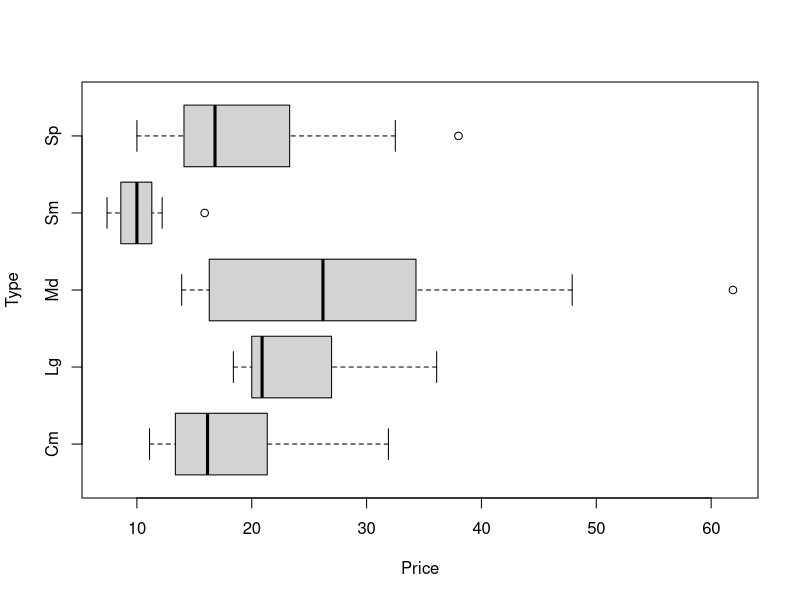

Generate this figure with R:
## ---- chunk 1
# Do not change this chunk
set.seed(124)
T0 = 900;
T1 = 100;
x = c( rnorm(T0), rnorm(T1, mean = 3))
P = pnorm(x, lower.tail = FALSE )
## ---- chunk 2
sum(P < .05)
## ---- chunk 3
# FALSE means reject null = discovery
test <- P > 0.05
test0 <- test[1:T0]
test1 <- test[(T0+1):(T0+T1)]
summary(test0) 
summary(test1)
## ---- chunk 4
# the type I error rate is
sum(test0==FALSE)/T0
# the type II error rate is
sum(test1==TRUE)/T1
# the false discovery rate is
sum(test0==FALSE) / (sum(test0==FALSE) + sum(test1==FALSE))
## ---- chunk 5
# same as btest <- P > 0.05/(T0+T1)
btest <- p.adjust(P,method='bonf') > 0.05
btest0 <- btest[1:T0]
btest1 <- btest[(T0+1):(T0+T1)]
summary(btest0) 
summary(btest1)
## ---- chunk 6
# the type I error rate is
sum(btest0==FALSE)/T0
# the type II error rate is
sum(btest1==TRUE)/T1
# the false discovery rate is
sum(btest0==FALSE) / (sum(btest0==FALSE) + sum(btest1==FALSE))
## ---- chunk 7
holmt <- p.adjust(P,method='holm') > 0.05
holmt0 <- holmt[1:T0]
holmt1 <- holmt[(T0+1):(T0+T1)]
summary(holmt0) 
summary(holmt1)
## ---- chunk 8
# the type I error rate is
sum(holmt0==FALSE)/T0
# the type II error rate is
sum(holmt1==TRUE)/T1
# the false discovery rate is
sum(holmt0==FALSE) / (sum(holmt0==FALSE) + sum(holmt1==FALSE))
## ---- chunk 9
# No Corrections, FALSE means reject null = discovery
fdrt <- p.adjust(P, method='BH') > 0.05
fdrt0 <- fdrt[1:T0]
fdrt1 <- fdrt[(T0+1):(T0+T1)]
summary(fdrt0) 
summary(fdrt1)
## ---- chunk 10
# the type I error rate is
sum(fdrt0==FALSE)/T0
# the type II error rate is
sum(fdrt1==TRUE)/T1
# the false discovery rate is
sum(fdrt0==FALSE) / (sum(fdrt0==FALSE) + sum(fdrt1==FALSE))
## ---- chunk 11
# Do not change this chunk of code
if (!require(MASS)){
  install.packages('MASS')
  library(MASS)
}
data(Cars93)
Cars93 <- Cars93[Cars93$Type != 'Van',]
Cars93$Type <- factor(Cars93$Type) # recasting Type forces the factor levels to reset
# shorten level labels to make them fit on boxplots
# Cm = Compact
# Lg = Large
# Md = Midsize
# Sm = Small
# Sp = Sporty
Cars93$Type <- factor(Cars93$Type,labels=c('Cm','Lg','Md','Sm','Sp'))
## ---- chunk 12

## ---- chunk 13

## ---- chunk 14

## ---- chunk 15

## ---- chunk 16

## ---- chunk 17

## ---- chunk 18
boxplot(Price~Type,horizontal=TRUE,data=Cars93)
## ---- chunk 19
# replace this with your code
## ---- chunk 20
# replace this with your code
## ---- chunk 21
# replace this with your code
